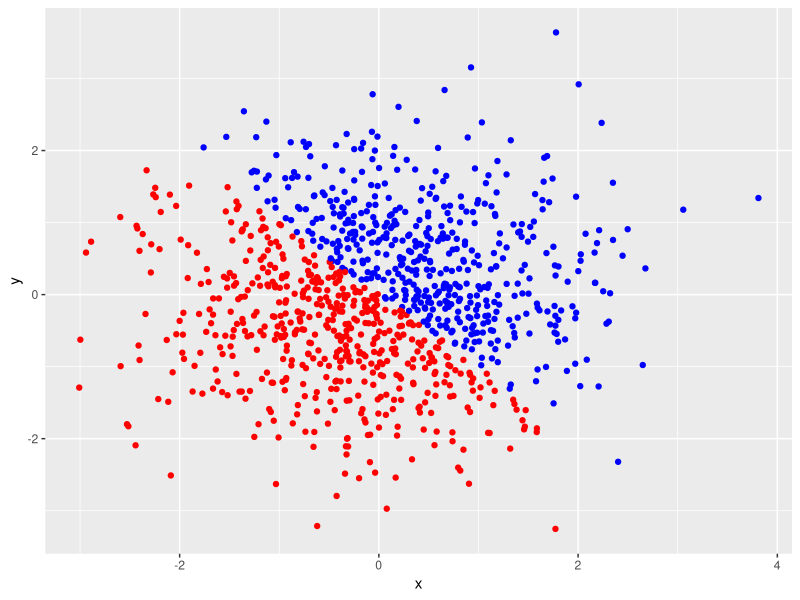
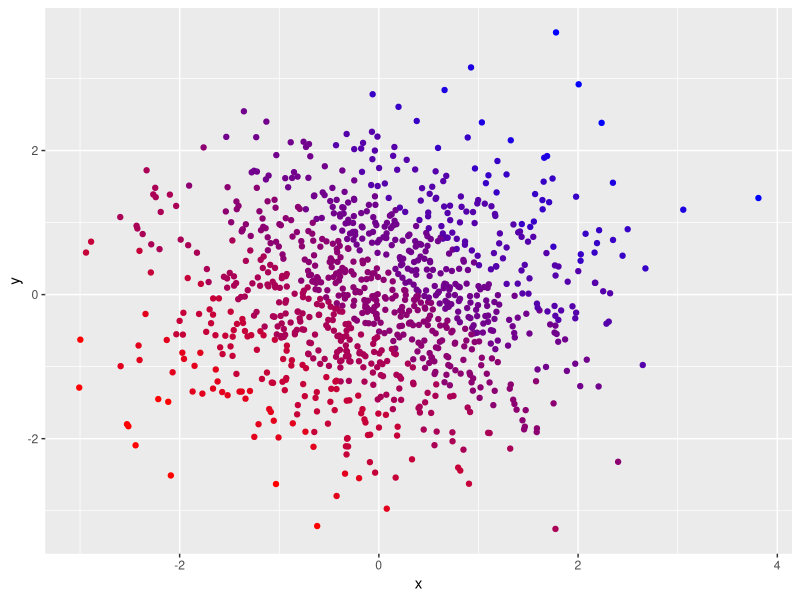
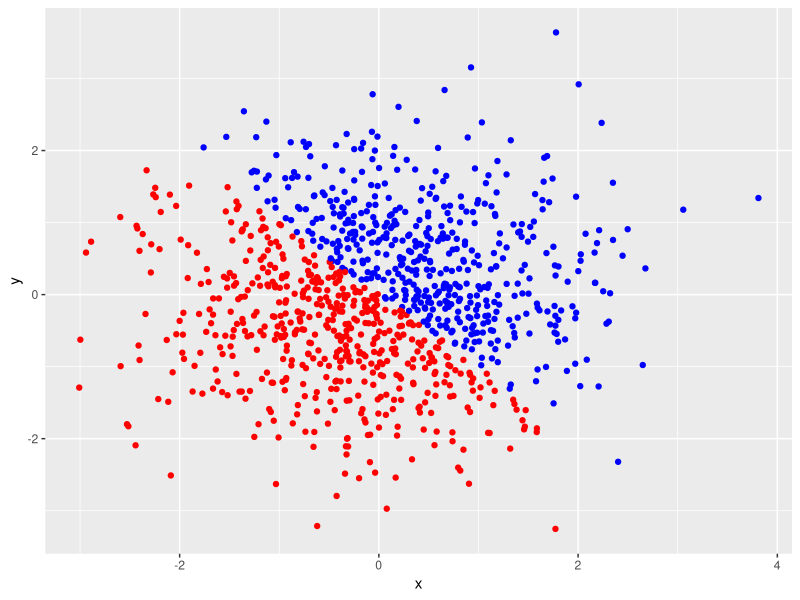
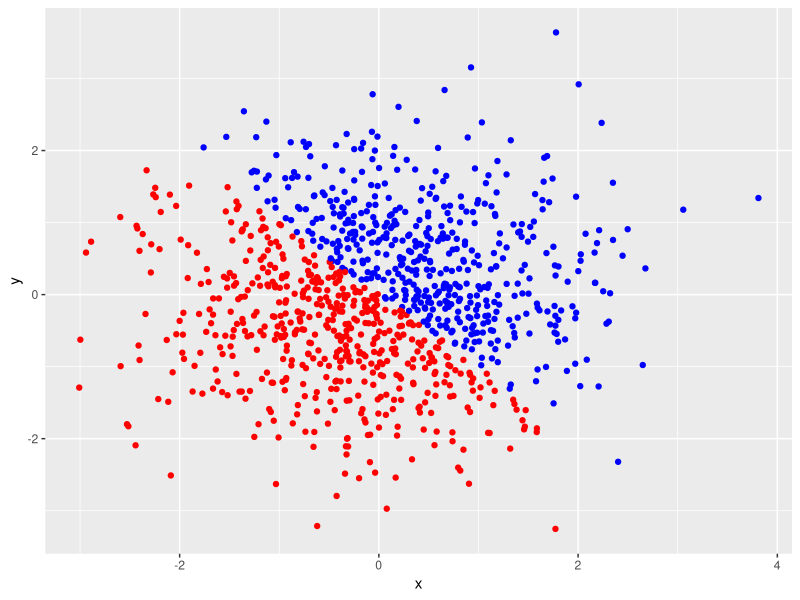

Generate these figures, in order, with R:
## ---- chunk 1
library(tidyverse)
library(knitr)
set.seed(1)
## ---- chunk 2
# Extract df length for change later
desired_col_length = 10
sentence = "Pretty sure that this sentence is 10 words long"

various_types_df = tibble(
  uniform_nums = runif(desired_col_length, min = 0, max = 5),
  is_gt_2 = uniform_nums > 2,
  characters = "P8105",
  factors = factor(is_gt_2, labels = c("NOT GT2", "GT2"))
)
## ---- chunk 3
kable(various_types_df)
## ---- chunk 4
means_df = tibble(
  # Expected to work
  uniform_mean = mean(various_types_df$uniform_nums),
  logicals_mean = mean(various_types_df$is_gt_2),
  
  # Not expected to work
  char_mean = mean(various_types_df$characters),
  factor_mean = mean(various_types_df$factors)
)
## ---- chunk 5
kable(means_df)
## ---- chunk 6
exp_coercion_df1 = tibble(
  coerced_logical = as.numeric(various_types_df$is_gt_2),
  coerced_character = as.numeric(various_types_df$characters),
  coerced_factor = as.numeric(various_types_df$factors)
)
## ---- chunk 7
exp_coercion_df2 = tibble(
  coerced_char2fac2num = as.numeric(
    as.factor(various_types_df$characters)
    ),
  coerced_fac2char2fac = as.numeric(
    as.character(various_types_df$factors)
    )
)
## ---- chunk 8
kable(exp_coercion_df2)
## ---- chunk 9
sample_size = 1000

data = tibble(
  x = rnorm(sample_size, mean = 0, sd = 1),
  y = rnorm(sample_size, mean = 0, sd = 1),
  is_gt0 = (x + y) > 0,
  is_gt0_as_num = as.numeric(is_gt0),
  is_gt0_factor = as.factor(is_gt0_as_num)
)
## ---- chunk 10
logical_plot = ggplot(data = data) +
  geom_point(mapping = aes(x = x, y = y), 
             col = ifelse(data$is_gt0, "blue", "red")
             )
## ---- chunk 11
logical_plot
## ---- chunk 12
# Creates a function to generate proper rgb values between two given colors
gradient = colorRampPalette(c('red', 'blue'))

# gradient produces 10 colors, and we divide x + y into 10 bins to fit
ggplot(data = data) +
  geom_point(mapping = aes(x = x, y = y), 
             col = gradient(10)[as.numeric(cut(data$x + data$y, breaks = 10))]
             )
## ---- chunk 13
ggplot(data = data) +
  geom_point(mapping = aes(x = x, y = y), 
             col = ifelse(data$is_gt0_factor == 1, "blue", "red")
             )
## ---- chunk 14
ggsave("P2_plot_1.png", plot = logical_plot)
